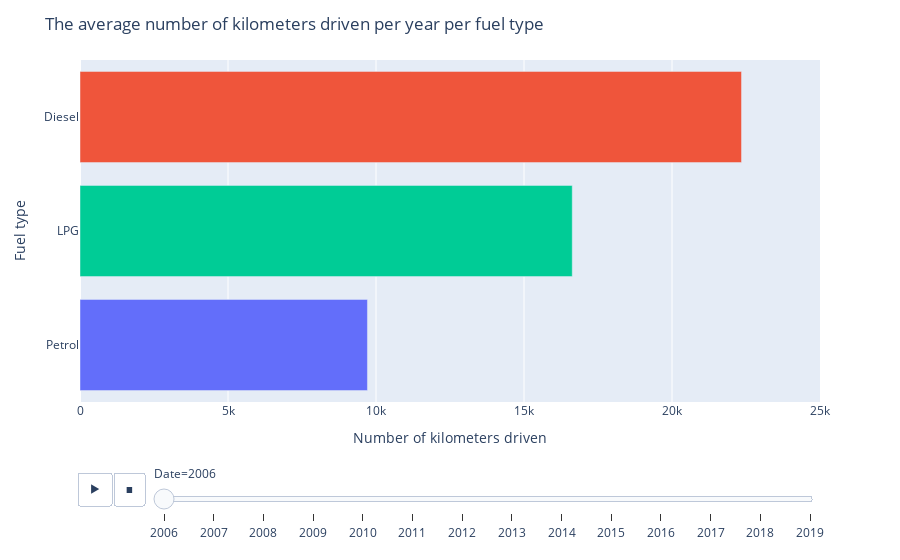

The cell this chart's notebook holds for it:
### Markdown cell above
Next to the calculated correlation coefficient, an animated graph is made which shows the general procession of the annual mileage of a vehicle per fuel type from 2006 untill 2019, so without a distinction in property type. It can be seen that in 2008, there is a relatively big decrease in the average number of kilometers driven for each fuel type. This can be explained by the extreme fluctuations of the fuel price in 2008, which can be seen in graph 1 in subquestion 1. In 2008, the fuel price first increases, and then it decreases a lot. Although a decrease in the fuel price leads in general to a an increase in the number of kilometers driven, the major decrease in the fuel price in 2008 does not lead to an increase in the number of kilometers driven. This can be explained by the fact that there was a great economic crisis in that time period, in which people might use their car less, because there are more unemployed people and people do fewer activities. In 2009, the annual mileage remained pretty stable, but it can be seen that in 2010 and 2011, there is a second big decrease in the annual mileage. This might be because of the crisis as well, because the crisis did not ended until the end of 2011. After 2011, the annual mileage stayed quite stable, until 2019. In 2019 there was a lot of fluctuation in the fuel price, as can be seen in graph 1 in subquesion 1, which might have caused the decrease in the annual mileage. 

Furthermore, it can be seen that the number of kilometers driven with a petrol car is quite stable compared to the other two fuel types, even though the price of petrol fluctuates quite much. Thus, it can be concluded that the price of petrol did not very much influence the annual mileage of a vehicle.

### Code cell
# In these lines of code, an animated barchart is created. It shows the progression of mileage for each FuelType over the years.
fig_4 = px.bar(traffic_data_property_total, x= 'Annual mileage in the Netherlands (km)', y='Fuel type', orientation='h',color='Fuel type',
                animation_frame='Date', animation_group='Fuel type')

# These lines of code are used to transform the layout of the barchart
fig_4.update_layout(title= 'The average number of kilometers driven per year per fuel type', 
                    xaxis_title= "Number of kilometers driven",
                    yaxis_title= "Fuel type")
fig_4.update_layout(showlegend=False,xaxis_range = [0,25000])
fig_4.update_layout(yaxis={'categoryorder':'total ascending'})
fig_4.show()

### Figure 1 — Plotly figure (JSON) as saved in the notebook; plotly's stock layout.template omitted (floating-point values rounded to 4 significant figures)
{"data": [{"alignmentgroup": "True", "hovertemplate": "Fuel type=%{y}<br>Date=2006<br>Annual mileage in the Netherlands (km)=%{x}<extra></extra>", "ids": ["Petrol", "Petrol", "Petrol"], "legendgroup": "Petrol", "marker": {"color": "#636efa", "pattern": {"shape": ""}}, "name": "Petrol", "offsetgroup": "Petrol", "orientation": "h", "showlegend": true, "textposition": "auto", "type": "bar", "x": [9711, 9217, 16190], "xaxis": "x", "y": ["Petrol", "Petrol", "Petrol"], "yaxis": "y"}, {"alignmentgroup": "True", "hovertemplate": "Fuel type=%{y}<br>Date=2006<br>Annual mileage in the Netherlands (km)=%{x}<extra></extra>", "ids": ["Diesel", "Diesel", "Diesel"], "legendgroup": "Diesel", "marker": {"color": "#EF553B", "pattern": {"shape": ""}}, "name": "Diesel", "offsetgroup": "Diesel", "orientation": "h", "showlegend": true, "textposition": "auto", "type": "bar", "x": [22349, 19387, 28334], "xaxis": "x", "y": ["Diesel", "Diesel", "Diesel"], "yaxis": "y"}, {"alignmentgroup": "True", "hovertemplate": "Fuel type=%{y}<br>Date=2006<br>Annual mileage in the Netherlands (km)=%{x}<extra></extra>", "ids": ["LPG", "LPG", "LPG"], "legendgroup": "LPG", "marker": {"color": "#00cc96", "pattern": {"shape": ""}}, "name": "LPG", "offsetgroup": "LPG", "orientation": "h", "showlegend": true, "textposition": "auto", "type": "bar", "x": [16630, 15578, 25913], "xaxis": "x", "y": ["LPG", "LPG", "LPG"], "yaxis": "y"}], "layout": {"barmode": "relative", "legend": {"title": {"text": "Fuel type"}, "tracegroupgap": 0}, "margin": {"t": 60}, "showlegend": false, "sliders": [{"active": 0, "currentvalue": {"prefix": "Date="}, "len": 0.9, "pad": {"b": 10, "t": 60}, "steps": [{"args": [["2006"], {"frame": {"duration": 0, "redraw": true}, "fromcurrent": true, "mode": "immediate", "transition": {"duration": 0, "easing": "linear"}}], "label": "2006", "method": "animate"}, {"args": [["2007"], {"frame": {"duration": 0, "redraw": true}, "fromcurrent": true, "mode": "immediate", "transition": {"duration": 0, "easing": "linear"}}], "label": "2007", "method": "animate"}, {"args": [["2008"], {"frame": {"duration": 0, "redraw": true}, "fromcurrent": true, "mode": "immediate", "transition": {"duration": 0, "easing": "linear"}}], "label": "2008", "method": "animate"}, {"args": [["2009"], {"frame": {"duration": 0, "redraw": true}, "fromcurrent": true, "mode": "immediate", "transition": {"duration": 0, "easing": "linear"}}], "label": "2009", "method": "animate"}, {"args": [["2010"], {"frame": {"duration": 0, "redraw": true}, "fromcurrent": true, "mode": "immediate", "transition": {"duration": 0, "easing": "linear"}}], "label": "2010", "method": "animate"}, {"args": [["2011"], {"frame": {"duration": 0, "redraw": true}, "fromcurrent": true, "mode": "immediate", "transition": {"duration": 0, "easing": "linear"}}], "label": "2011", "method": "animate"}, {"args": [["2012"], {"frame": {"duration": 0, "redraw": true}, "fromcurrent": true, "mode": "immediate", "transition": {"duration": 0, "easing": "linear"}}], "label": "2012", "method": "animate"}, {"args": [["2013"], {"frame": {"duration": 0, "redraw": true}, "fromcurrent": true, "mode": "immediate", "transition": {"duration": 0, "easing": "linear"}}], "label": "2013", "method": "animate"}, {"args": [["2014"], {"frame": {"duration": 0, "redraw": true}, "fromcurrent": true, "mode": "immediate", "transition": {"duration": 0, "easing": "linear"}}], "label": "2014", "method": "animate"}, {"args": [["2015"], {"frame": {"duration": 0, "redraw": true}, "fromcurrent": true, "mode": "immediate", "transition": {"duration": 0, "easing": "linear"}}], "label": "2015", "method": "animate"}, {"args": [["2016"], {"frame": {"duration": 0, "redraw": true}, "fromcurrent": true, "mode": "immediate", "transition": {"duration": 0, "easing": "linear"}}], "label": "2016", "method": "animate"}, {"args": [["2017"], {"frame": {"duration": 0, "redraw": true}, "fromcurrent": true, "mode": "immediate", "transition": {"duration": 0, "easing": "linear"}}], "label": "2017", "method": "animate"}, {"args": [["2018"], {"frame": {"duration": 0, "redraw": true}, "fromcurrent": true, "mode": "immediate", "transition": {"duration": 0, "easing": "linear"}}], "label": "2018", "method": "animate"}, {"args": [["2019"], {"frame": {"duration": 0, "redraw": true}, "fromcurrent": true, "mode": "immediate", "transition": {"duration": 0, "easing": "linear"}}], "label": "2019", "method": "animate"}], "x": 0.1, "xanchor": "left", "y": 0, "yanchor": "top"}], "title": {"text": "The average number of kilometers driven per year per fuel type"}, "updatemenus": [{"buttons": [{"args": [null, {"frame": {"duration": 500, "redraw": true}, "fromcurrent": true, "mode": "immediate", "transition": {"duration": 500, "easing": "linear"}}], "label": "&#9654;", "method": "animate"}, {"args": [[null], {"frame": {"duration": 0, "redraw": true}, "fromcurrent": true, "mode": "immediate", "transition": {"duration": 0, "easing": "linear"}}], "label": "&#9724;", "method": "animate"}], "direction": "left", "pad": {"r": 10, "t": 70}, "showactive": false, "type": "buttons", "x": 0.1, "xanchor": "right", "y": 0, "yanchor": "top"}], "xaxis": {"anchor": "y", "domain": [0, 1], "range": [0, 25000], "title": {"text": "Number of kilometers driven"}}, "yaxis": {"anchor": "x", "categoryarray": ["LPG", "Diesel", "Petrol"], "categoryorder": "total ascending", "domain": [0, 1], "title": {"text": "Fuel type"}}}}
